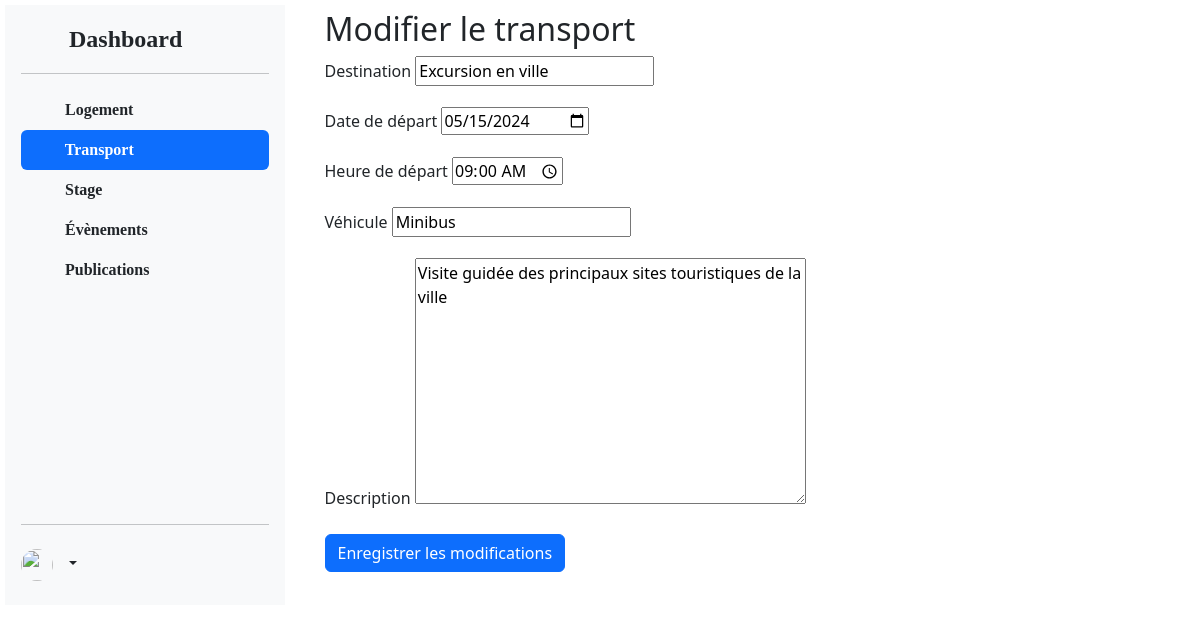
Screenshot of /HelpStudent/transports/7/edit/ with the database file from the repository.
### HelpStudent/models.py (models this page shows)
class Transport(models.Model):
    destination = models.CharField(max_length=100)
    departure_date = models.DateField()
    departure_time = models.TimeField()
    vehicle = models.CharField(max_length=100)
    description = models.TextField()

### HelpStudent/views.py (the view)
# urls.py: path('transports/<int:pk>/edit/', views.edit_transport, name='edit_transport'),
def edit_transport(request, pk):
    transport = get_object_or_404(Transport, pk=pk)
    if request.method == 'POST':
        form = TransportForm(request.POST, instance=transport)
        if form.is_valid():
            form.save()
            return redirect('transport_list')
    else:
        form = TransportForm(instance=transport)
    return render(request, 'helpstudent/edit_transport.html', {'form': form})

### HelpStudent/forms.py
class TransportForm(forms.ModelForm):
    class Meta:
        model = Transport
        fields = ['destination', 'departure_date', 'departure_time', 'vehicle', 'description']
        widgets = {
            'departure_date': forms.DateInput(attrs={'type': 'date'}),
            'departure_time': forms.TimeInput(attrs={'type': 'time'}),
        }

### HelpStudent/templates/helpstudent/edit_transport.html (shortened to what this page needs)
{% block content %}
{% load static %}
<html lang="en">
<head>
    <link href="https://cdn.jsdelivr.net/npm/bootstrap@5.3/dist/css/bootstrap.min.css" rel="stylesheet">
</head>
<body>
<section>
    <nav>
        <div class="d-flex flex-column flex-shrink-0 p-3 bg-light" style="width: 280px; height: 600px; font-family: Times New Roman, Times, serif; font-weight: bold;">
            <a href="#" class="d-flex align-items-center mb-3 mb-md-0 me-md-auto link-dark text-decoration-none">
                <svg class="bi me-2" width="40" height="32"><use xlink:href="#bootstrap"></use></svg>
                <span class="fs-4">Dashboard</span>
            </a>
            <hr>
            <ul class="nav nav-pills flex-column mb-auto">
                <li class="nav-item">
                    <a href="{% url 'logement' %}" class="nav-link text-dark" aria-current="page">
                        <svg class="bi me-2" width="16" height="16"><use xlink:href="#home"></use></svg>
                        Logement
                    </a>
                </li>
                <li class="nav-item">
                    <a href="{% url 'transport' %}" class="nav-link active">
                        <svg class="bi me-2" width="16" height="16"><use xlink:href="#speedometer2"></use></svg>
                        Transport
                    </a>
                </li>
                <li class="nav-item">
                    <a href="{% url 'stage' %}" class="nav-link text-dark">
                        <svg class="bi me-2" width="16" height="16"><use xlink:href="#grid"></use></svg>
                        Stage
                    </a>
                </li>
                <li class="nav-item">
                    <a href="{% url 'evenements' %}" class="nav-link text-dark">
                        <svg class="bi me-2" width="16" height="16"><use xlink:href="#people-circle"></use></svg>
                        Évènements
                    </a>
                </li>
                <li class="nav-item">
                    <a href="{% url 'publication_list' %}" class="nav-link text-dark">
                        <svg class="bi me-2" width="16" height="16"><use xlink:href="#people-circle"></use></svg>
                        Publications
                    </a>
                </li>
            </ul>
            <hr>
            <div class="dropdown">
                <ul class="nav navbar-nav ms-auto">
                  <li class="nav-item dropdown">
                      <a class="nav-link dropdown-toggle" href="#" id="navbarDropdown" role="button" data-bs-toggle="dropdown" aria-expanded="false">
                       <img src="https://github.com/mdo.png" alt="" width="32" height="32" class="rounded-circle me-2"> <strong>   {{ user.username }}</strong>
                      </a>
                  </li>
              </ul>
            </div>
    </nav>
    <article>
        <div class="container">
            <h2>Modifier le transport</h2>
            <form method="post">
                <div class="mb-3">
                    <label for="id_destination" class="form-label">Destination</label>
                    {{ form.destination }}
                </div>
                <div class="mb-3">
                    <label for="id_departure_date" class="form-label">Date de départ</label>
                    {{ form.departure_date }}
                </div>
                <div class="mb-3">
                    <label for="id_departure_time" class="form-label">Heure de départ</label>
                    {{ form.departure_time }}
                </div>
                <div class="mb-3">
                    <label for="id_vehicle" class="form-label">Véhicule</label>
                    {{ form.vehicle }}
                </div>
                <div class="mb-3">
                    <label for="id_description" class="form-label">Description</label>
                    {{ form.description }}
                </div>
                <button type="submit" class="btn btn-primary">Enregistrer les modifications</button>
            </form>
        </div>
    </article>
</section>
</body>
</html>
{% endblock %}

### HelpStudent/templates/helpstudent/edit_transport.html (style rules this page uses)
section { display: -webkit-flex; display: flex; }
article { -webkit-flex: 3; -ms-flex: 3; flex: 3; padding: 10px; }
nav { -webkit-flex: 1; -ms-flex: 1; flex: 1; padding: 5px; }

### rows the page displays
Transport: destination "Excursion en ville", departure_date "05/15/2024", departure_time "09:00:00", vehicle "Minibus", description "Visite guidée des principaux sites touristiques de la ville"
